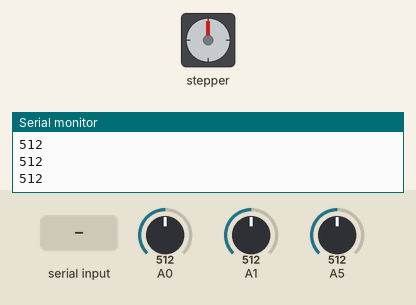
Recording of a sketch running on a simulated Arduino Uno, built with avr-gcc and run on an emulated ATmega328P. Parts: stepper motor, the last lines printed to the serial monitor. The inputs (shaded band) are chosen by the test bench; at power-on: A0 = 512, A1 = 512, A5 = 512. Stepper angles assume 2048 steps per turn.

Above: at 1.2 s.
1.3 s: "30,150\n" received over Serial
At 2.48 s:
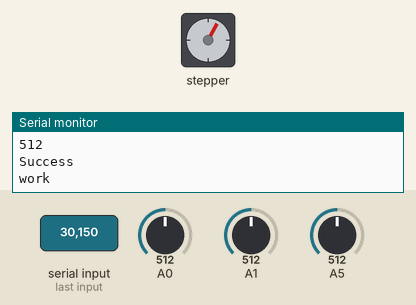
At 4.36 s:
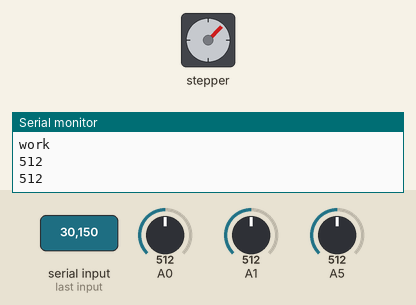
7.3 s: A0 set to 874
9.2 s: A0 set to 906
10.7 s: "5\n" received over Serial
At 12.2 s:
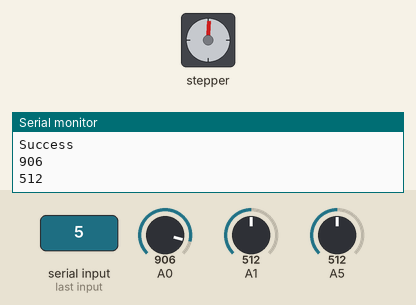
Timing chart, 0 to 13.7 s (numbered marks = the images above; inputs shaded):
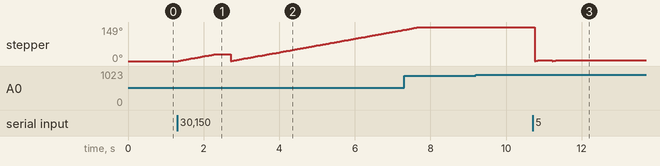

Measured:
- after the input at 1.3 s, stepper: turns 29° clockwise in 0.94 s, then 29° counter-clockwise in 0.00 s, then 137° clockwise in 4.6 s
- after the input at 10.7 s, stepper: turns 149° counter-clockwise in 0.00 s, then 4° clockwise in 0.11 s, then 4° counter-clockwise in 0.00 s, then 4° clockwise in 0.11 s

The sketch:

GoToAngleV2.ino
```cpp
#include <Stepper.h>

const int stepsPerRevolution = 2048;
bool M1_work = true;
bool M2_work = true;

Stepper myStepper1(stepsPerRevolution, 8, 10, 9, 11);
Stepper myStepper2(stepsPerRevolution, 1, 2, 3, 4);

// Function declarations
void moveSM_to_angle(int angle, Stepper SM);
void SM_work();

void setup() {
  myStepper1.setSpeed(5);
  myStepper2.setSpeed(5);
  Serial.begin(9600);
}

void loop() {
  int a0 = analogRead(A0);
  Serial.println(a0);
  int a5 = analogRead(A5);
  Serial.println(a5);
  delay(100);
  if (Serial.available() > 0) {
    int angle = Serial.parseInt();
    moveSM_to_angle(angle, myStepper1);
    SM_work();
    delay(300);
    if(!M1_work){
      Serial.println("M1 fail");
      moveSM_to_angle(angle, myStepper2);
      SM_work();
      delay(300);
    }
  }
}

void moveSM_to_angle(int angle, Stepper SM){
  int steps = (angle/360.0) * stepsPerRevolution ;
  if (angle >= 0){
    SM.setSpeed(5);
  } else {
    SM.setSpeed(-5);
  }
  SM.step(steps);
  Serial.println("Success");
}

void SM_work(){
  int V_p1 = analogRead(A0) ;
  int V_p2 = analogRead(A1) ;
  float V = (V_p1 + V_p2)/2.0 ;
  if (V < 700){
    Serial.println("work") ;
  } else{
    M1_work = false ;
  }
}
```
